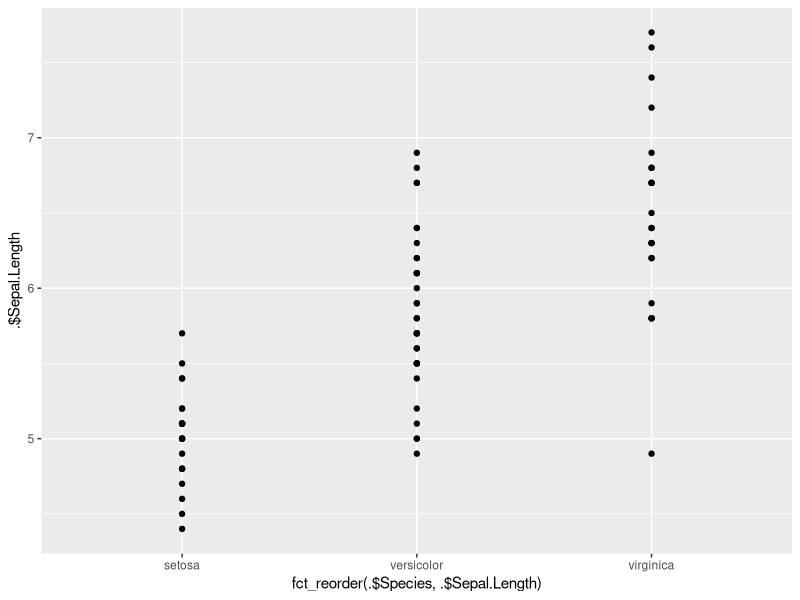
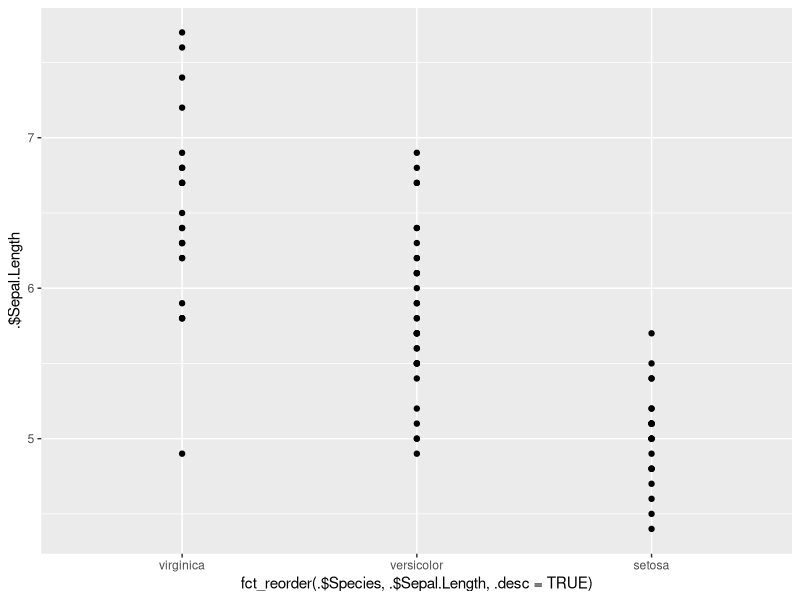

Write R code to recreate these figures, in order.
## ---- chunk 1
knitr::opts_chunk$set(echo = TRUE)
library(tidyverse)
library(forcats)
## ---- chunk 2
levels(iris$Species)

##Number of levels.
nlevels(iris$Species)

iris$Species %>% class()

## ---- chunk 3


iris$Species %>% fct_count()
## ---- chunk 4

setosa_dt <- iris %>% filter(.$Species=="setosa")

setosa_dt$Species %>% levels()
setosa_dt$Species %>% nlevels()
## ---- chunk 5
#setosa_dt$Species %>% droplevels() 
setosa_only <- setosa_dt$Species %>% fct_drop()
setosa_only %>% levels()
setosa_only %>% nlevels()
## ---- chunk 6
set.seed(183)
index <- sample(1:NROW(iris),size = 80,replace = FALSE) 


iris_sampled <- iris[index,]
iris_sampled$Sepal.Length <- iris_sampled$Sepal.Length %>% as.numeric() 
## ---- chunk 7
iris_sampled %>% ggplot(aes(y= .$Sepal.Length,x = fct_reorder(.$Species,.$Sepal.Length)))+geom_point()
## ---- chunk 8
iris_sampled %>% ggplot(aes(y= .$Sepal.Length,x = fct_reorder(.$Species,.$Sepal.Length,.desc = TRUE)))+geom_point()
## ---- chunk 9
iris$Species %>% fct_rev() %>% levels()
## ---- chunk 10
iris$Species %>% levels()
## ---- chunk 11
iris_rel <- iris$Species %>% fct_relevel("versicolor") 
iris_rel %>% levels()
## ---- chunk 12
iris$Species %>% levels()
## ---- chunk 13
iris$Species %>% fct_recode("ver"="versicolor","set"="setosa") %>% levels()
## ---- chunk 14
new_iris <- iris$Species %>% fct_collapse("setosa-versicolor"=c("setosa","versicolor"))
new_iris %>% levels()
## ---- chunk 15
iris$Species[c(149,150)] <- ""
iris %>% tail()
## ---- chunk 16
iris$Species <- iris$Species %>% fct_explicit_na(na_level = "unavailable") 
iris %>% tail()
## ---- chunk 17
iris$Species %>% fct_lump(other_level = "Other")
